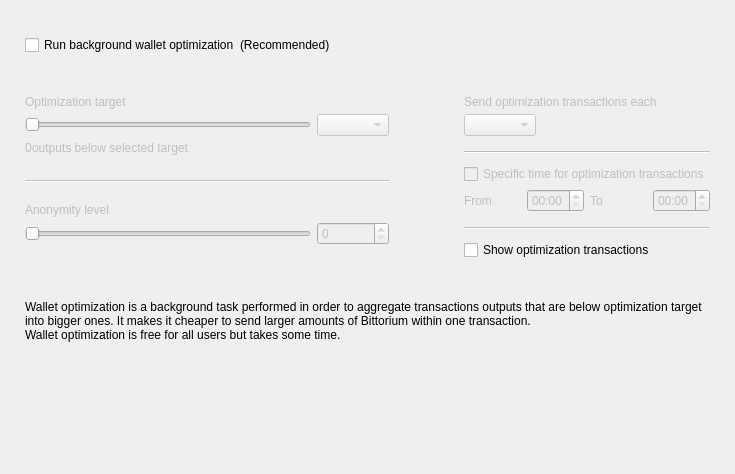
<?xml version="1.0" encoding="UTF-8"?>
<ui version="4.0">
 <class>OptimizationOptionsFrame</class>
 <widget class="QFrame" name="OptimizationOptionsFrame">
  <property name="geometry">
   <rect>
    <x>0</x>
    <y>0</y>
    <width>735</width>
    <height>474</height>
   </rect>
  </property>
  <property name="windowTitle">
   <string>Frame</string>
  </property>
  <property name="frameShape">
   <enum>QFrame::NoFrame</enum>
  </property>
  <property name="frameShadow">
   <enum>QFrame::Raised</enum>
  </property>
  <layout class="QVBoxLayout" name="verticalLayout">
   <property name="spacing">
    <number>0</number>
   </property>
   <property name="leftMargin">
    <number>25</number>
   </property>
   <property name="topMargin">
    <number>35</number>
   </property>
   <property name="rightMargin">
    <number>25</number>
   </property>
   <property name="bottomMargin">
    <number>0</number>
   </property>
   <item>
    <layout class="QHBoxLayout" name="horizontalLayout_2">
     <item>
      <widget class="QCheckBox" name="m_enableOptimizationCheck">
       <property name="text">
        <string>Run background wallet optimization</string>
       </property>
      </widget>
     </item>
     <item>
      <widget class="WalletGui::WalletNormalGrayTextLabel" name="label_8">
       <property name="text">
        <string>(Recommended)</string>
       </property>
      </widget>
     </item>
     <item>
      <spacer name="horizontalSpacer">
       <property name="orientation">
        <enum>Qt::Horizontal</enum>
       </property>
       <property name="sizeHint" stdset="0">
        <size>
         <width>40</width>
         <height>20</height>
        </size>
       </property>
      </spacer>
     </item>
    </layout>
   </item>
   <item>
    <spacer name="verticalSpacer_2">
     <property name="orientation">
      <enum>Qt::Vertical</enum>
     </property>
     <property name="sizeType">
      <enum>QSizePolicy::Fixed</enum>
     </property>
     <property name="sizeHint" stdset="0">
      <size>
       <width>20</width>
       <height>40</height>
      </size>
     </property>
    </spacer>
   </item>
   <item>
    <widget class="QWidget" name="m_optimizationOptionsWidget" native="true">
     <property name="enabled">
      <bool>true</bool>
     </property>
     <layout class="QHBoxLayout" name="horizontalLayout">
      <property name="spacing">
       <number>75</number>
      </property>
      <property name="leftMargin">
       <number>0</number>
      </property>
      <property name="topMargin">
       <number>0</number>
      </property>
      <property name="rightMargin">
       <number>0</number>
      </property>
      <property name="bottomMargin">
       <number>0</number>
      </property>
      <item alignment="Qt::AlignTop">
       <widget class="QWidget" name="widget1" native="true">
        <property name="enabled">
         <bool>false</bool>
        </property>
        <layout class="QGridLayout" name="gridLayout" columnstretch="50,0,0,0">
         <property name="leftMargin">
          <number>0</number>
         </property>
         <property name="topMargin">
          <number>0</number>
         </property>
         <property name="rightMargin">
          <number>0</number>
         </property>
         <property name="bottomMargin">
          <number>0</number>
         </property>
         <property name="verticalSpacing">
          <number>5</number>
         </property>
         <item row="0" column="0" colspan="4">
          <widget class="WalletGui::WalletNormalBlackTextLabel" name="label_5">
           <property name="text">
            <string>Optimization target</string>
           </property>
           <property name="indent">
            <number>0</number>
           </property>
          </widget>
         </item>
         <item row="4" column="0" colspan="4">
          <spacer name="verticalSpacer_3">
           <property name="orientation">
            <enum>Qt::Vertical</enum>
           </property>
           <property name="sizeType">
            <enum>QSizePolicy::Fixed</enum>
           </property>
           <property name="sizeHint" stdset="0">
            <size>
             <width>20</width>
             <height>20</height>
            </size>
           </property>
          </spacer>
         </item>
         <item row="1" column="0" colspan="3">
          <widget class="QSlider" name="m_thresholdSlider">
           <property name="maximum">
            <number>6</number>
           </property>
           <property name="pageStep">
            <number>1</number>
           </property>
           <property name="orientation">
            <enum>Qt::Horizontal</enum>
           </property>
          </widget>
         </item>
         <item row="1" column="3">
          <widget class="QComboBox" name="m_thresholdCombo"/>
         </item>
         <item row="5" column="0" colspan="4">
          <widget class="Line" name="line">
           <property name="orientation">
            <enum>Qt::Horizontal</enum>
           </property>
          </widget>
         </item>
         <item row="6" column="0" colspan="4">
          <spacer name="verticalSpacer_4">
           <property name="orientation">
            <enum>Qt::Vertical</enum>
           </property>
           <property name="sizeType">
            <enum>QSizePolicy::Fixed</enum>
           </property>
           <property name="sizeHint" stdset="0">
            <size>
             <width>20</width>
             <height>15</height>
            </size>
           </property>
          </spacer>
         </item>
         <item row="8" column="3">
          <widget class="QSpinBox" name="m_mixinSpin">
           <property name="buttonSymbols">
            <enum>QAbstractSpinBox::UpDownArrows</enum>
           </property>
          </widget>
         </item>
         <item row="7" column="0" colspan="4">
          <widget class="WalletGui::WalletNormalBlackTextLabel" name="label_7">
           <property name="text">
            <string>Anonymity level</string>
           </property>
           <property name="indent">
            <number>0</number>
           </property>
          </widget>
         </item>
         <item row="8" column="0" colspan="3">
          <widget class="QSlider" name="m_mixinSlider">
           <property name="pageStep">
            <number>1</number>
           </property>
           <property name="orientation">
            <enum>Qt::Horizontal</enum>
           </property>
          </widget>
         </item>
         <item row="2" column="0" colspan="4">
          <spacer name="verticalSpacer_12">
           <property name="orientation">
            <enum>Qt::Vertical</enum>
           </property>
           <property name="sizeType">
            <enum>QSizePolicy::Fixed</enum>
           </property>
           <property name="sizeHint" stdset="0">
            <size>
             <width>20</width>
             <height>0</height>
            </size>
           </property>
          </spacer>
         </item>
         <item row="3" column="0" colspan="4">
          <layout class="QHBoxLayout" name="horizontalLayout_3" stretch="0,1">
           <item>
            <widget class="QLabel" name="m_nonOptimizedOutputsLabel">
             <property name="text">
              <string>0</string>
             </property>
            </widget>
           </item>
           <item>
            <widget class="WalletGui::WalletNormalBlackTextLabel" name="m_nonOptimizedOutputsTextLabel">
             <property name="text">
              <string>outputs below selected target</string>
             </property>
            </widget>
           </item>
          </layout>
         </item>
        </layout>
       </widget>
      </item>
      <item>
       <layout class="QVBoxLayout" name="verticalLayout_3">
        <property name="spacing">
         <number>10</number>
        </property>
        <property name="rightMargin">
         <number>0</number>
        </property>
        <property name="bottomMargin">
         <number>0</number>
        </property>
        <item>
         <widget class="QWidget" name="widget2" native="true">
          <property name="enabled">
           <bool>false</bool>
          </property>
          <layout class="QGridLayout" name="gridLayout_2" columnstretch="0,0,0,0">
           <property name="leftMargin">
            <number>0</number>
           </property>
           <property name="topMargin">
            <number>0</number>
           </property>
           <property name="rightMargin">
            <number>0</number>
           </property>
           <property name="bottomMargin">
            <number>0</number>
           </property>
           <property name="verticalSpacing">
            <number>5</number>
           </property>
           <item row="2" column="0" colspan="2" alignment="Qt::AlignLeft">
            <widget class="QComboBox" name="m_periodCombo"/>
           </item>
           <item row="8" column="0">
            <widget class="WalletGui::WalletNormalBlackTextLabel" name="label_2">
             <property name="text">
              <string>From</string>
             </property>
            </widget>
           </item>
           <item row="8" column="1">
            <widget class="QTimeEdit" name="m_startTimeEdit">
             <property name="enabled">
              <bool>false</bool>
             </property>
             <property name="displayFormat">
              <string>HH:mm</string>
             </property>
            </widget>
           </item>
           <item row="8" column="2">
            <widget class="WalletGui::WalletNormalBlackTextLabel" name="label_3">
             <property name="text">
              <string>To</string>
             </property>
            </widget>
           </item>
           <item row="8" column="3">
            <widget class="QTimeEdit" name="m_stopTimeEdit">
             <property name="enabled">
              <bool>false</bool>
             </property>
             <property name="displayFormat">
              <string>HH:mm</string>
             </property>
            </widget>
           </item>
           <item row="6" column="0" colspan="4">
            <widget class="QCheckBox" name="m_optimizationTimeCheck">
             <property name="text">
              <string>Specific time for optimization transactions</string>
             </property>
            </widget>
           </item>
           <item row="4" column="0" colspan="4">
            <widget class="Line" name="line_2">
             <property name="orientation">
              <enum>Qt::Horizontal</enum>
             </property>
            </widget>
           </item>
           <item row="0" column="0" colspan="4">
            <widget class="WalletGui::WalletNormalBlackTextLabel" name="label_4">
             <property name="text">
              <string>Send optimization transactions each</string>
             </property>
             <property name="indent">
              <number>0</number>
             </property>
            </widget>
           </item>
           <item row="7" column="0" colspan="4">
            <spacer name="verticalSpacer_8">
             <property name="orientation">
              <enum>Qt::Vertical</enum>
             </property>
             <property name="sizeType">
              <enum>QSizePolicy::Fixed</enum>
             </property>
             <property name="sizeHint" stdset="0">
              <size>
               <width>20</width>
               <height>0</height>
              </size>
             </property>
            </spacer>
           </item>
           <item row="3" column="0" colspan="4">
            <spacer name="verticalSpacer_6">
             <property name="orientation">
              <enum>Qt::Vertical</enum>
             </property>
             <property name="sizeType">
              <enum>QSizePolicy::Fixed</enum>
             </property>
             <property name="sizeHint" stdset="0">
              <size>
               <width>20</width>
               <height>10</height>
              </size>
             </property>
            </spacer>
           </item>
           <item row="10" column="0" colspan="4">
            <widget class="Line" name="line_3">
             <property name="orientation">
              <enum>Qt::Horizontal</enum>
             </property>
            </widget>
           </item>
           <item row="1" column="0" colspan="4">
            <spacer name="verticalSpacer_5">
             <property name="orientation">
              <enum>Qt::Vertical</enum>
             </property>
             <property name="sizeType">
              <enum>QSizePolicy::Fixed</enum>
             </property>
             <property name="sizeHint" stdset="0">
              <size>
               <width>20</width>
               <height>0</height>
              </size>
             </property>
            </spacer>
           </item>
           <item row="5" column="0" colspan="4">
            <spacer name="verticalSpacer_7">
             <property name="orientation">
              <enum>Qt::Vertical</enum>
             </property>
             <property name="sizeType">
              <enum>QSizePolicy::Fixed</enum>
             </property>
             <property name="sizeHint" stdset="0">
              <size>
               <width>20</width>
               <height>5</height>
              </size>
             </property>
            </spacer>
           </item>
           <item row="9" column="0" colspan="4">
            <spacer name="verticalSpacer_10">
             <property name="orientation">
              <enum>Qt::Vertical</enum>
             </property>
             <property name="sizeType">
              <enum>QSizePolicy::Fixed</enum>
             </property>
             <property name="sizeHint" stdset="0">
              <size>
               <width>20</width>
               <height>10</height>
              </size>
             </property>
            </spacer>
           </item>
          </layout>
         </widget>
        </item>
        <item>
         <widget class="QCheckBox" name="m_showFusionTransactionsCheck">
          <property name="enabled">
           <bool>true</bool>
          </property>
          <property name="text">
           <string>Show optimization transactions</string>
          </property>
         </widget>
        </item>
       </layout>
      </item>
     </layout>
    </widget>
   </item>
   <item>
    <spacer name="verticalSpacer_11">
     <property name="orientation">
      <enum>Qt::Vertical</enum>
     </property>
     <property name="sizeType">
      <enum>QSizePolicy::Fixed</enum>
     </property>
     <property name="sizeHint" stdset="0">
      <size>
       <width>20</width>
       <height>40</height>
      </size>
     </property>
    </spacer>
   </item>
   <item>
    <widget class="WalletGui::WalletExtraNormalGrayTextLabel" name="m_helpLabel">
     <property name="text">
      <string>Wallet optimization is a background task performed in order to aggregate transactions outputs that are below optimization target into bigger ones. It makes it cheaper to send larger amounts of Bittorium within one transaction.
Wallet optimization is free for all users but takes some time.</string>
     </property>
     <property name="wordWrap">
      <bool>true</bool>
     </property>
    </widget>
   </item>
   <item>
    <spacer name="verticalSpacer">
     <property name="orientation">
      <enum>Qt::Vertical</enum>
     </property>
     <property name="sizeHint" stdset="0">
      <size>
       <width>20</width>
       <height>40</height>
      </size>
     </property>
    </spacer>
   </item>
  </layout>
 </widget>
 <customwidgets>
  <customwidget>
   <class>WalletGui::WalletNormalGrayTextLabel</class>
   <extends>QLabel</extends>
   <header>Gui/Common/WalletTextLabel.h</header>
  </customwidget>
  <customwidget>
   <class>WalletGui::WalletNormalBlackTextLabel</class>
   <extends>QLabel</extends>
   <header>Gui/Common/WalletTextLabel.h</header>
  </customwidget>
  <customwidget>
   <class>WalletGui::WalletExtraNormalGrayTextLabel</class>
   <extends>QLabel</extends>
   <header>Gui/Common/WalletTextLabel.h</header>
  </customwidget>
 </customwidgets>
 <resources/>
 <connections>
  <connection>
   <sender>m_enableOptimizationCheck</sender>
   <signal>toggled(bool)</signal>
   <receiver>widget1</receiver>
   <slot>setEnabled(bool)</slot>
   <hints>
    <hint type="sourcelabel">
     <x>147</x>
     <y>47</y>
    </hint>
    <hint type="destinationlabel">
     <x>176</x>
     <y>204</y>
    </hint>
   </hints>
  </connection>
  <connection>
   <sender>m_thresholdSlider</sender>
   <signal>valueChanged(int)</signal>
   <receiver>OptimizationOptionsFrame</receiver>
   <slot>thresholdChanged(int)</slot>
   <hints>
    <hint type="sourcelabel">
     <x>116</x>
     <y>139</y>
    </hint>
    <hint type="destinationlabel">
     <x>355</x>
     <y>194</y>
    </hint>
   </hints>
  </connection>
  <connection>
   <sender>m_mixinSlider</sender>
   <signal>valueChanged(int)</signal>
   <receiver>OptimizationOptionsFrame</receiver>
   <slot>mixinChanged(int)</slot>
   <hints>
    <hint type="sourcelabel">
     <x>116</x>
     <y>240</y>
    </hint>
    <hint type="destinationlabel">
     <x>367</x>
     <y>236</y>
    </hint>
   </hints>
  </connection>
  <connection>
   <sender>m_optimizationTimeCheck</sender>
   <signal>toggled(bool)</signal>
   <receiver>m_startTimeEdit</receiver>
   <slot>setEnabled(bool)</slot>
   <hints>
    <hint type="sourcelabel">
     <x>543</x>
     <y>179</y>
    </hint>
    <hint type="destinationlabel">
     <x>501</x>
     <y>207</y>
    </hint>
   </hints>
  </connection>
  <connection>
   <sender>m_optimizationTimeCheck</sender>
   <signal>toggled(bool)</signal>
   <receiver>m_stopTimeEdit</receiver>
   <slot>setEnabled(bool)</slot>
   <hints>
    <hint type="sourcelabel">
     <x>543</x>
     <y>179</y>
    </hint>
    <hint type="destinationlabel">
     <x>643</x>
     <y>207</y>
    </hint>
   </hints>
  </connection>
  <connection>
   <sender>m_mixinSpin</sender>
   <signal>valueChanged(int)</signal>
   <receiver>OptimizationOptionsFrame</receiver>
   <slot>mixinChanged(int)</slot>
   <hints>
    <hint type="sourcelabel">
     <x>273</x>
     <y>271</y>
    </hint>
    <hint type="destinationlabel">
     <x>367</x>
     <y>236</y>
    </hint>
   </hints>
  </connection>
  <connection>
   <sender>m_thresholdCombo</sender>
   <signal>currentIndexChanged(int)</signal>
   <receiver>OptimizationOptionsFrame</receiver>
   <slot>thresholdChanged(int)</slot>
   <hints>
    <hint type="sourcelabel">
     <x>270</x>
     <y>139</y>
    </hint>
    <hint type="destinationlabel">
     <x>367</x>
     <y>236</y>
    </hint>
   </hints>
  </connection>
  <connection>
   <sender>m_enableOptimizationCheck</sender>
   <signal>toggled(bool)</signal>
   <receiver>widget2</receiver>
   <slot>setEnabled(bool)</slot>
   <hints>
    <hint type="sourcelabel">
     <x>158</x>
     <y>48</y>
    </hint>
    <hint type="destinationlabel">
     <x>556</x>
     <y>197</y>
    </hint>
   </hints>
  </connection>
 </connections>
 <slots>
  <slot>thresholdChanged(int)</slot>
  <slot>mixinChanged(int)</slot>
 </slots>
</ui>
